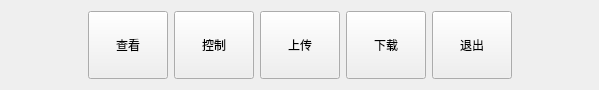
<?xml version="1.0" encoding="UTF-8"?>
<ui version="4.0">
 <class>myQWidget</class>
 <widget class="QWidget" name="myQWidget">
  <property name="geometry">
   <rect>
    <x>0</x>
    <y>0</y>
    <width>599</width>
    <height>90</height>
   </rect>
  </property>
  <property name="windowTitle">
   <string>Form</string>
  </property>
  <layout class="QHBoxLayout" name="horizontalLayout">
   <item>
    <spacer name="horizontalSpacer">
     <property name="orientation">
      <enum>Qt::Horizontal</enum>
     </property>
     <property name="sizeHint" stdset="0">
      <size>
       <width>40</width>
       <height>20</height>
      </size>
     </property>
    </spacer>
   </item>
   <item>
    <widget class="QPushButton" name="mqw_button1">
     <property name="sizePolicy">
      <sizepolicy hsizetype="Minimum" vsizetype="Minimum">
       <horstretch>0</horstretch>
       <verstretch>0</verstretch>
      </sizepolicy>
     </property>
     <property name="minimumSize">
      <size>
       <width>60</width>
       <height>60</height>
      </size>
     </property>
     <property name="text">
      <string>查看</string>
     </property>
    </widget>
   </item>
   <item>
    <widget class="QPushButton" name="mqw_button2">
     <property name="sizePolicy">
      <sizepolicy hsizetype="Minimum" vsizetype="Minimum">
       <horstretch>0</horstretch>
       <verstretch>0</verstretch>
      </sizepolicy>
     </property>
     <property name="minimumSize">
      <size>
       <width>60</width>
       <height>60</height>
      </size>
     </property>
     <property name="text">
      <string>控制</string>
     </property>
    </widget>
   </item>
   <item>
    <widget class="QPushButton" name="mqw_button3">
     <property name="sizePolicy">
      <sizepolicy hsizetype="Minimum" vsizetype="Minimum">
       <horstretch>0</horstretch>
       <verstretch>0</verstretch>
      </sizepolicy>
     </property>
     <property name="minimumSize">
      <size>
       <width>60</width>
       <height>60</height>
      </size>
     </property>
     <property name="text">
      <string>上传</string>
     </property>
    </widget>
   </item>
   <item>
    <widget class="QPushButton" name="mqw_button4">
     <property name="sizePolicy">
      <sizepolicy hsizetype="Minimum" vsizetype="Minimum">
       <horstretch>0</horstretch>
       <verstretch>0</verstretch>
      </sizepolicy>
     </property>
     <property name="minimumSize">
      <size>
       <width>60</width>
       <height>60</height>
      </size>
     </property>
     <property name="text">
      <string>下载</string>
     </property>
    </widget>
   </item>
   <item>
    <widget class="QPushButton" name="mqw_button5">
     <property name="sizePolicy">
      <sizepolicy hsizetype="Minimum" vsizetype="Minimum">
       <horstretch>0</horstretch>
       <verstretch>0</verstretch>
      </sizepolicy>
     </property>
     <property name="minimumSize">
      <size>
       <width>60</width>
       <height>60</height>
      </size>
     </property>
     <property name="text">
      <string>退出</string>
     </property>
    </widget>
   </item>
   <item>
    <spacer name="horizontalSpacer_2">
     <property name="orientation">
      <enum>Qt::Horizontal</enum>
     </property>
     <property name="sizeHint" stdset="0">
      <size>
       <width>40</width>
       <height>20</height>
      </size>
     </property>
    </spacer>
   </item>
  </layout>
 </widget>
 <resources/>
 <connections/>
</ui>
